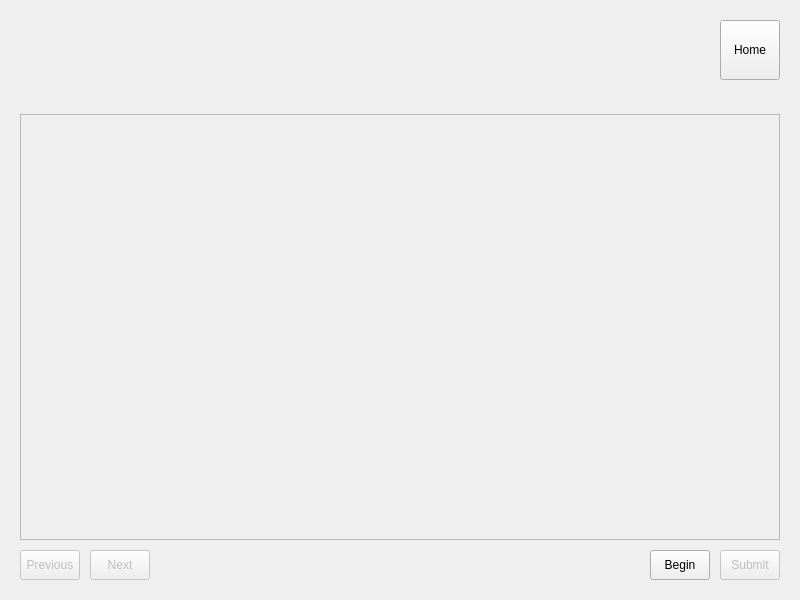
<?xml version="1.0" encoding="UTF-8"?>
<ui version="4.0">
 <class>MainWindow</class>
 <widget class="QMainWindow" name="MainWindow">
  <property name="geometry">
   <rect>
    <x>0</x>
    <y>0</y>
    <width>800</width>
    <height>600</height>
   </rect>
  </property>
  <property name="windowTitle">
   <string>MainWindow</string>
  </property>
  <widget class="QWidget" name="centralwidget">
   <layout class="QVBoxLayout" name="verticalLayout_2">
    <property name="spacing">
     <number>0</number>
    </property>
    <property name="leftMargin">
     <number>20</number>
    </property>
    <property name="topMargin">
     <number>20</number>
    </property>
    <property name="rightMargin">
     <number>20</number>
    </property>
    <property name="bottomMargin">
     <number>20</number>
    </property>
    <item>
     <layout class="QVBoxLayout" name="verticalLayout">
      <property name="spacing">
       <number>10</number>
      </property>
      <item>
       <layout class="QHBoxLayout" name="horizontalLayout_2">
        <property name="spacing">
         <number>0</number>
        </property>
        <item>
         <widget class="QLabel" name="ques_no_label">
          <property name="minimumSize">
           <size>
            <width>60</width>
            <height>60</height>
           </size>
          </property>
          <property name="maximumSize">
           <size>
            <width>60</width>
            <height>60</height>
           </size>
          </property>
          <property name="text">
           <string/>
          </property>
          <property name="alignment">
           <set>Qt::AlignCenter</set>
          </property>
          <property name="wordWrap">
           <bool>true</bool>
          </property>
         </widget>
        </item>
        <item>
         <widget class="QLabel" name="time_left_label">
          <property name="minimumSize">
           <size>
            <width>60</width>
            <height>60</height>
           </size>
          </property>
          <property name="maximumSize">
           <size>
            <width>60</width>
            <height>60</height>
           </size>
          </property>
          <property name="text">
           <string/>
          </property>
          <property name="alignment">
           <set>Qt::AlignCenter</set>
          </property>
          <property name="wordWrap">
           <bool>true</bool>
          </property>
         </widget>
        </item>
        <item>
         <widget class="QLabel" name="marks_obtained_label">
          <property name="minimumSize">
           <size>
            <width>300</width>
            <height>0</height>
           </size>
          </property>
          <property name="maximumSize">
           <size>
            <width>300</width>
            <height>16777215</height>
           </size>
          </property>
          <property name="text">
           <string/>
          </property>
          <property name="wordWrap">
           <bool>true</bool>
          </property>
         </widget>
        </item>
        <item>
         <spacer name="horizontalSpacer_2">
          <property name="orientation">
           <enum>Qt::Horizontal</enum>
          </property>
          <property name="sizeHint" stdset="0">
           <size>
            <width>40</width>
            <height>20</height>
           </size>
          </property>
         </spacer>
        </item>
        <item>
         <layout class="QVBoxLayout" name="verticalLayout_3">
          <property name="spacing">
           <number>0</number>
          </property>
          <property name="rightMargin">
           <number>0</number>
          </property>
          <item>
           <widget class="QPushButton" name="home_button">
            <property name="minimumSize">
             <size>
              <width>60</width>
              <height>60</height>
             </size>
            </property>
            <property name="maximumSize">
             <size>
              <width>60</width>
              <height>60</height>
             </size>
            </property>
            <property name="text">
             <string>Home</string>
            </property>
           </widget>
          </item>
         </layout>
        </item>
       </layout>
      </item>
      <item>
       <widget class="QLabel" name="question_label">
        <property name="text">
         <string/>
        </property>
       </widget>
      </item>
      <item>
       <widget class="QTextEdit" name="answer_textbox">
        <property name="enabled">
         <bool>false</bool>
        </property>
       </widget>
      </item>
      <item>
       <layout class="QHBoxLayout" name="horizontalLayout_3">
        <item>
         <widget class="QPushButton" name="previous_ques_button">
          <property name="enabled">
           <bool>false</bool>
          </property>
          <property name="minimumSize">
           <size>
            <width>60</width>
            <height>30</height>
           </size>
          </property>
          <property name="maximumSize">
           <size>
            <width>60</width>
            <height>30</height>
           </size>
          </property>
          <property name="text">
           <string>Previous</string>
          </property>
         </widget>
        </item>
        <item>
         <widget class="QPushButton" name="next_ques_button">
          <property name="enabled">
           <bool>false</bool>
          </property>
          <property name="minimumSize">
           <size>
            <width>60</width>
            <height>30</height>
           </size>
          </property>
          <property name="maximumSize">
           <size>
            <width>60</width>
            <height>30</height>
           </size>
          </property>
          <property name="text">
           <string>Next</string>
          </property>
         </widget>
        </item>
        <item>
         <spacer name="horizontalSpacer_3">
          <property name="orientation">
           <enum>Qt::Horizontal</enum>
          </property>
          <property name="sizeHint" stdset="0">
           <size>
            <width>40</width>
            <height>20</height>
           </size>
          </property>
         </spacer>
        </item>
        <item>
         <widget class="QPushButton" name="begin_button">
          <property name="minimumSize">
           <size>
            <width>60</width>
            <height>30</height>
           </size>
          </property>
          <property name="maximumSize">
           <size>
            <width>60</width>
            <height>30</height>
           </size>
          </property>
          <property name="text">
           <string>Begin</string>
          </property>
         </widget>
        </item>
        <item>
         <widget class="QPushButton" name="submit_button">
          <property name="enabled">
           <bool>false</bool>
          </property>
          <property name="minimumSize">
           <size>
            <width>60</width>
            <height>30</height>
           </size>
          </property>
          <property name="maximumSize">
           <size>
            <width>60</width>
            <height>30</height>
           </size>
          </property>
          <property name="text">
           <string>Submit</string>
          </property>
         </widget>
        </item>
       </layout>
      </item>
     </layout>
    </item>
   </layout>
  </widget>
 </widget>
 <resources/>
 <connections/>
</ui>
